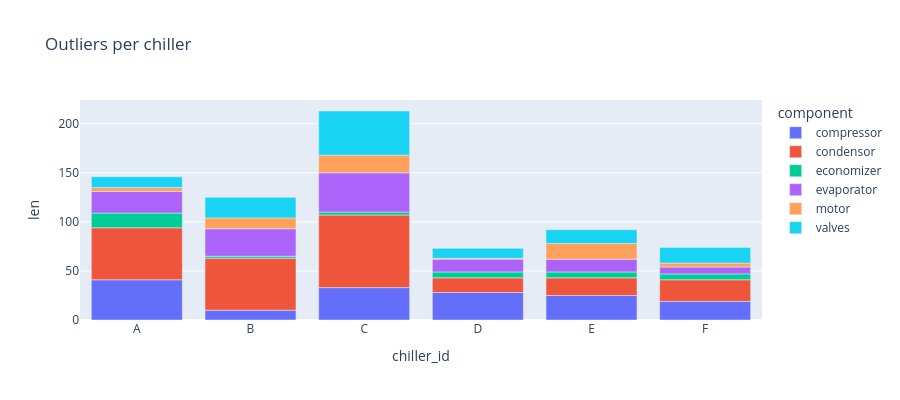

Notebook cell for this chart:
### Code cell
# Dates with the most outliers
plt_df = combined_outlier_df.group_by("chiller_id", "component").len().sort("chiller_id", "component")

fig = px.bar(plt_df, x="chiller_id", y="len", color="component", title="Outliers per chiller", height=400)
fig.update_xaxes(type="category")

fig.show()

### Figure 1 — Plotly figure (JSON) as saved in the notebook; plotly's stock layout.template omitted (floating-point values rounded to 4 significant figures)
{"data": [{"hovertemplate": "component=compressor<br>chiller_id=%{x}<br>len=%{y}<extra></extra>", "legendgroup": "compressor", "marker": {"color": "#636efa", "pattern": {"shape": ""}}, "name": "compressor", "orientation": "v", "showlegend": true, "textposition": "auto", "type": "bar", "x": ["A", "B", "C", "D", "E", "F"], "xaxis": "x", "y": [41, 10, 33, 28, 25, 19], "yaxis": "y"}, {"hovertemplate": "component=condensor<br>chiller_id=%{x}<br>len=%{y}<extra></extra>", "legendgroup": "condensor", "marker": {"color": "#EF553B", "pattern": {"shape": ""}}, "name": "condensor", "orientation": "v", "showlegend": true, "textposition": "auto", "type": "bar", "x": ["A", "B", "C", "D", "E", "F"], "xaxis": "x", "y": [53, 53, 74, 15, 18, 22], "yaxis": "y"}, {"hovertemplate": "component=economizer<br>chiller_id=%{x}<br>len=%{y}<extra></extra>", "legendgroup": "economizer", "marker": {"color": "#00cc96", "pattern": {"shape": ""}}, "name": "economizer", "orientation": "v", "showlegend": true, "textposition": "auto", "type": "bar", "x": ["A", "B", "C", "D", "E", "F"], "xaxis": "x", "y": [15, 2, 3, 6, 6, 6], "yaxis": "y"}, {"hovertemplate": "component=evaporator<br>chiller_id=%{x}<br>len=%{y}<extra></extra>", "legendgroup": "evaporator", "marker": {"color": "#ab63fa", "pattern": {"shape": ""}}, "name": "evaporator", "orientation": "v", "showlegend": true, "textposition": "auto", "type": "bar", "x": ["A", "B", "C", "D", "E", "F"], "xaxis": "x", "y": [22, 28, 40, 13, 13, 7], "yaxis": "y"}, {"hovertemplate": "component=motor<br>chiller_id=%{x}<br>len=%{y}<extra></extra>", "legendgroup": "motor", "marker": {"color": "#FFA15A", "pattern": {"shape": ""}}, "name": "motor", "orientation": "v", "showlegend": true, "textposition": "auto", "type": "bar", "x": ["A", "B", "C", "D", "E", "F"], "xaxis": "x", "y": [4, 11, 18, 1, 16, 4], "yaxis": "y"}, {"hovertemplate": "component=valves<br>chiller_id=%{x}<br>len=%{y}<extra></extra>", "legendgroup": "valves", "marker": {"color": "#19d3f3", "pattern": {"shape": ""}}, "name": "valves", "orientation": "v", "showlegend": true, "textposition": "auto", "type": "bar", "x": ["A", "B", "C", "D", "E", "F"], "xaxis": "x", "y": [11, 21, 45, 10, 14, 16], "yaxis": "y"}], "layout": {"barmode": "relative", "height": 400, "legend": {"title": {"text": "component"}, "tracegroupgap": 0}, "title": {"text": "Outliers per chiller"}, "xaxis": {"anchor": "y", "domain": [0, 1], "title": {"text": "chiller_id"}, "type": "category"}, "yaxis": {"anchor": "x", "domain": [0, 1], "title": {"text": "len"}}}}
